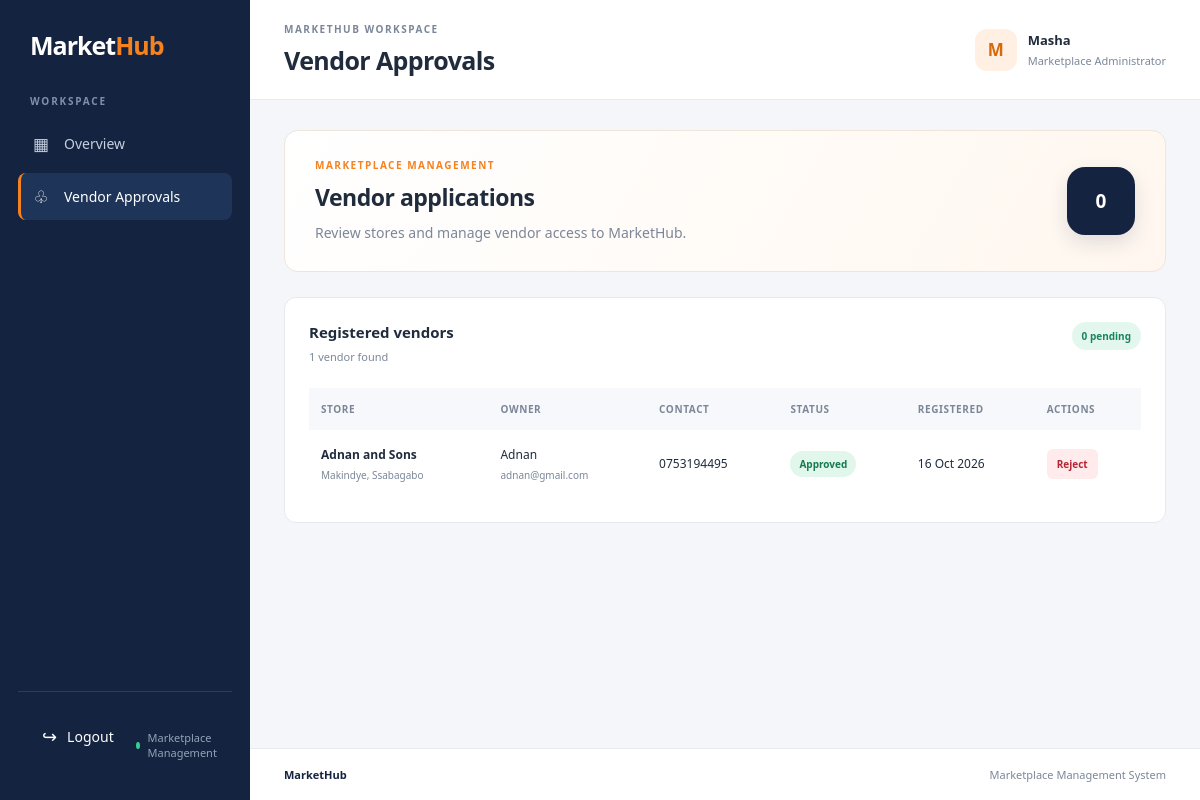
The page /dashboard/admin/vendors/ (signed in) on the database as committed earlier.
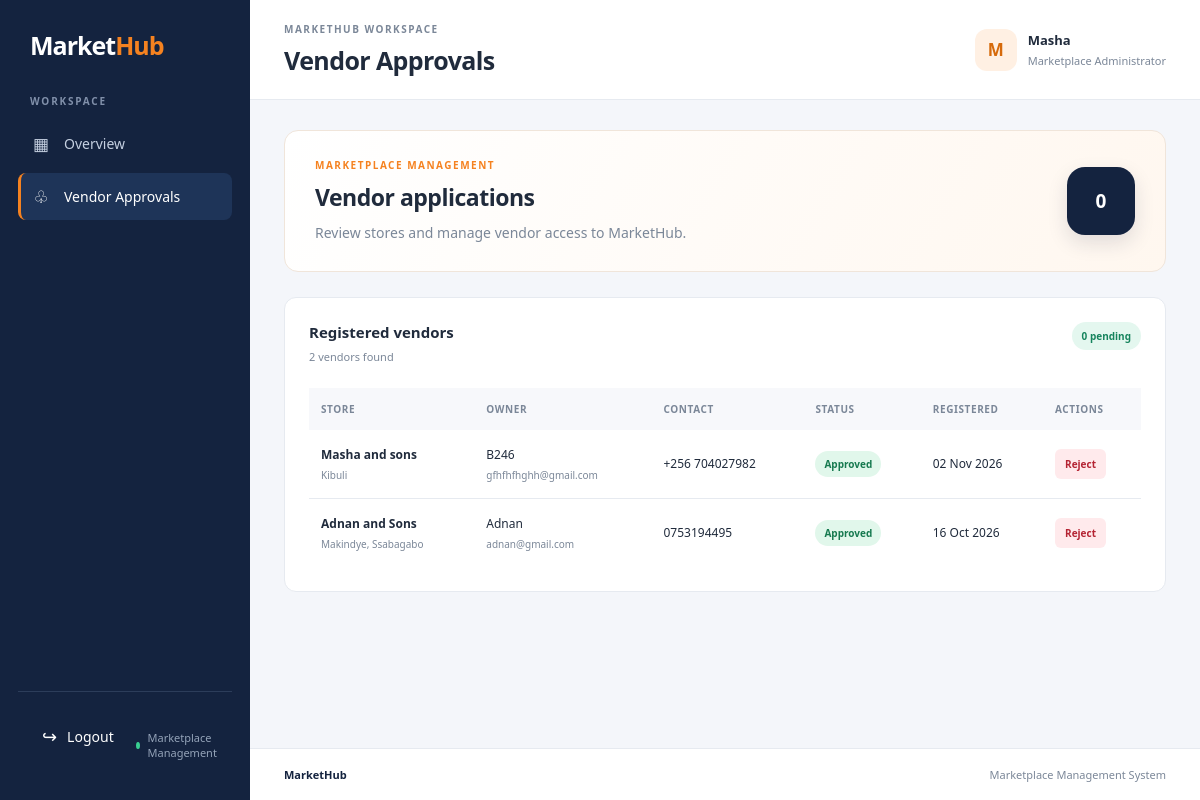
The same page on the database as committed later.
### vendors/models.py (models this page shows, shortened)
class Vendor(models.Model):
    class Status(models.TextChoices):
        PENDING = "PENDING", "Pending approval"
        APPROVED = "APPROVED", "Approved"
        REJECTED = "REJECTED", "Rejected"
        SUSPENDED = "SUSPENDED", "Suspended"
    user = models.OneToOneField(
        settings.AUTH_USER_MODEL,
        on_delete=models.CASCADE,
        related_name="vendor_profile",
    )
    store_name = models.CharField(max_length=150, unique=True)
    slug = models.SlugField(max_length=170, unique=True, blank=True)
    description = models.TextField(blank=True)
    phone_number = models.CharField(max_length=20, blank=True)
    business_address = models.TextField(blank=True)
    status = models.CharField(
        max_length=10,
        choices=Status.choices,
        default=Status.PENDING,
    )
    created_at = models.DateTimeField(auto_now_add=True)
    updated_at = models.DateTimeField(auto_now=True)

### accounts/models.py (models this page shows, shortened)
class User(AbstractUser):
    class Role(models.TextChoices):
        CUSTOMER = "CUSTOMER", "Customer"
        VENDOR = "VENDOR", "Vendor"
    email = models.EmailField(unique=True)
    role = models.CharField(
        max_length=10,
        choices=Role.choices,
        default=Role.CUSTOMER
    )

### ecommerce/views.py (the view)
@login_required
@user_passes_test(is_marketplace_admin)
def vendor_approvals(request):
    vendors = Vendor.objects.select_related("user").order_by("-created_at")
    context = {
        "vendors": vendors,
        "pending_count": Vendor.objects.filter(
            status=Vendor.Status.PENDING
        ).count(),
    }
    return render(request, "dashboards/vendor_approvals.html", context)

### carts/context_processors.py (called while the page is built)
def cart_item_count(request):
    if not request.user.is_authenticated:
        return {"cart_item_count": 0}
    cart = Cart.objects.filter(
        user=request.user,
        status=Cart.Status.ACTIVE,
    ).first()
    if cart is None:
        return {"cart_item_count": 0}
    return {
        "cart_item_count": sum(
            item.quantity for item in cart.items.all()
        )
    }

### ecommerce/views.py (called while the page is built)
def is_marketplace_admin(user):
    return user.is_staff or user.is_superuser

### products/views.py (called while the page is built)
def navigation_categories(request):
    categories = (
        Category.objects
        .filter(is_active=True, parent__isnull=True)
        .prefetch_related("subcategories")
        .order_by("name")
    )
    return {
        "navigation_categories": categories,
    }

### templates/dashboards/vendor_approvals.html (shortened to what this page needs)
{% extends "dashboards/base.html" %}
{% block page_heading %}Vendor Approvals{% endblock %}
{% block user_role %}Marketplace Administrator{% endblock %}
{% block sidebar_menu %}
<a href="{% url 'admin_dashboard' %}" class="sidebar-link">
    <span class="sidebar-icon">▦</span><span>Overview</span>
</a>
<a href="{% url 'vendor_approvals' %}" class="sidebar-link active">
    <span class="sidebar-icon">♧</span><span>Vendor Approvals</span>
</a>
{% endblock %}
{% block content %}
<div class="welcome-section">
    <div>
        <p class="eyebrow">MARKETPLACE MANAGEMENT</p>
        <h2>Vendor applications</h2>
        <p class="welcome-description">
            Review stores and manage vendor access to MarketHub.
        </p>
    </div>
    <div class="welcome-mark">{{ pending_count }}</div>
</div>
<section class="panel">
    <div class="panel-heading">
        <div>
            <h3>Registered vendors</h3>
            <p>{{ vendors|length }} vendor{{ vendors|length|pluralize }} found</p>
        </div>
        <span class="live-indicator">{{ pending_count }} pending</span>
    </div>
    <div class="table-wrapper">
        <table class="dashboard-table">
            <thead>
                <tr>
                    <th>Store</th>
                    <th>Owner</th>
                    <th>Contact</th>
                    <th>Status</th>
                    <th>Registered</th>
                    <th>Actions</th>
                </tr>
            </thead>
            <tbody>
                {% for vendor in vendors %}
                <tr>
                    <td>
                        <strong>{{ vendor.store_name }}</strong>
                        {% if vendor.business_address %}
                            <span class="table-subtext">{{ vendor.business_address|truncatechars:45 }}</span>
                        {% endif %}
                    </td>
                    <td>
                        {{ vendor.user.username }}
                        <span class="table-subtext">{{ vendor.user.email }}</span>
                    </td>
                    <td>{{ vendor.phone_number|default:"—" }}</td>
                    <td>
                        <span class="status-badge status-{{ vendor.status|lower }}">
                            {{ vendor.get_status_display }}
                        </span>
                    </td>
                    <td>{{ vendor.created_at|date:"d M Y" }}</td>
                    <td>
                        <div class="vendor-actions">
                            {% if vendor.status != "REJECTED" %}
                            <form method="post" action="{% url 'update_vendor_status' vendor.id %}">
                                <button type="submit" class="action-button reject-button">
                                    Reject
                                </button>
                            </form>
                            {% endif %}
                        </div>
                    </td>
                </tr>
                {% empty %}
                <tr>
                    <td colspan="6" class="empty-table">
                        No vendor applications found yet.
                    </td>
                </tr>
                {% endfor %}
            </tbody>
        </table>
    </div>
</section>
{% endblock %}

Rows that differ between the two databases and show on the page:
added Vendor: store_name "Masha and sons", business_address "Kibuli", user.username "B246", user.email "gfhfhfhghh@gmail.com", phone_number "+256 704027982", status "Approved", created_at "02 Nov 2026", shows "Reject"
Other text that changed with them:
{{ vendors|length }}: "1" → "2"
